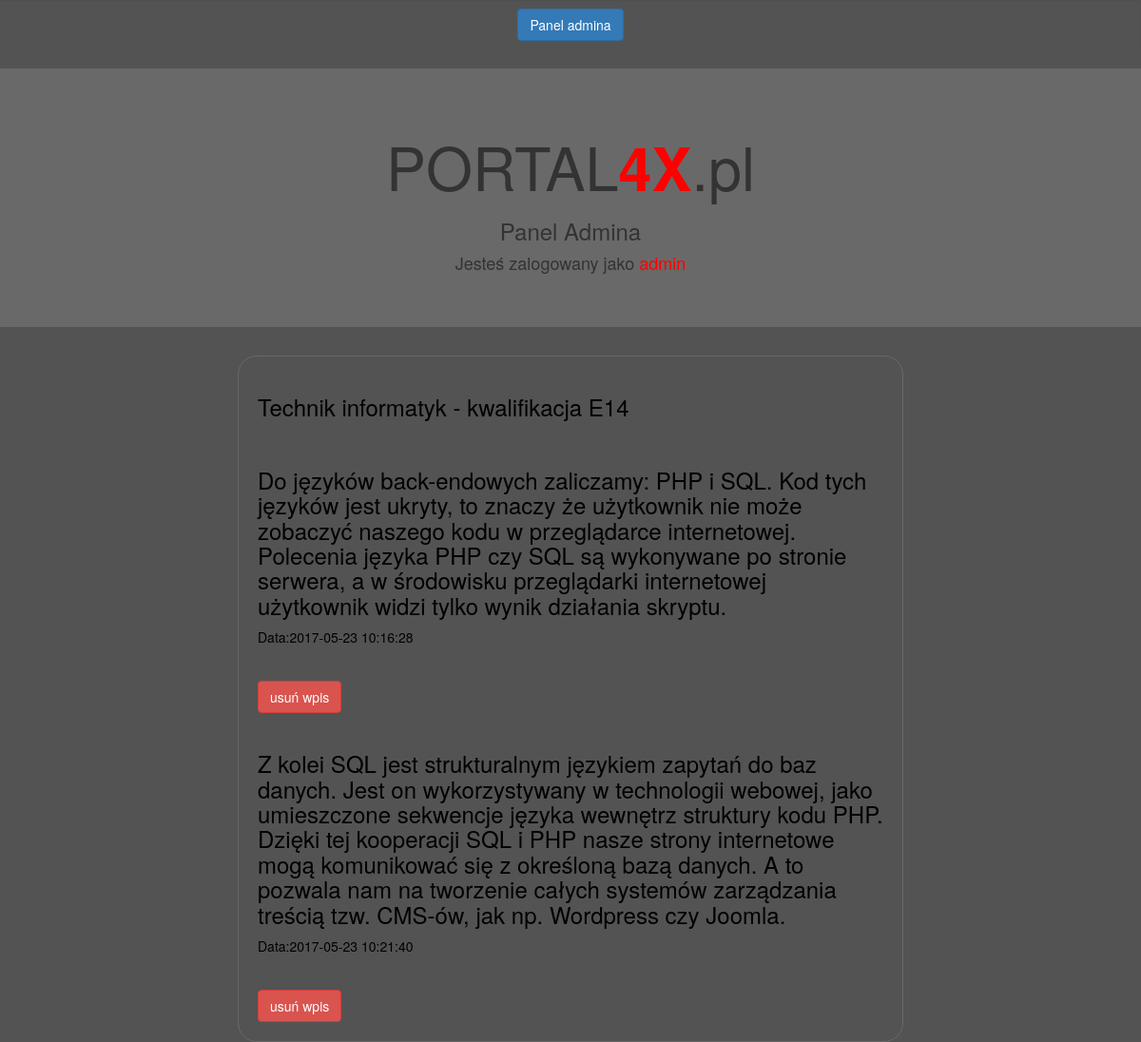
Screenshot of /e14.php (signed in) with the database file from the repository.
### tables this page shows
CREATE TABLE IF NOT EXISTS `e14` (
  `IDwpis` int(11) NOT NULL,
  `Wpis` text NOT NULL,
  `Data` timestamp NOT NULL DEFAULT CURRENT_TIMESTAMP ON UPDATE CURRENT_TIMESTAMP
);

### e14.php (the view, shortened to what this page needs)
<!DOCTYPE HTML>
<html lang="pl">
<head>
<link rel="stylesheet" href="https://maxcdn.bootstrapcdn.com/bootstrap/3.3.7/css/bootstrap.min.css">
	<link rel="stylesheet" href="style_MY.css" type="text/css"/>
</head>
<body>
	<div class="well well-sm">
		<div class="btn-group">
			<a href="admin.php" class="btn btn-primary">Panel admina</a>
		</div>
	</div>
	<div class="jumbotron">
		<h1 align="center"> PORTAL<strong style="color:red;">4X</strong>.pl</h1>
		<h3>Panel Admina</h3>
		<?php
			$login = $_SESSION['log'];
			echo "<h4 align=center>Jesteś zalogowany jako <span style='color:red;'>$login</span></h4>"
			?>
	</div>
	<div class="col-md-7 center-block" >
		<h3> Technik informatyk - kwalifikacja E14 </h3>
		<?php
			$p = mysqli_connect('localhost', 'root', '');
			mysqli_query($p, "SET CHARSET utf8");
			mysqli_query($p, "SET NAMES 'utf8' COLLATE 'utf8_polish_ci'");
			$zapytanie_e14 = mysqli_query($p, 'SELECT * FROM e14');
			while($r = mysqli_fetch_array($zapytanie_e14))
			{
				echo '<br><h3>'.$r['Wpis'].'</h3><p>Data:'.$r['Data'].'</p>';
				$data = $r['Data'];
				$name_e14 = $r['IDwpis'];
				echo "<form action='e14.php' method='post'>";
				echo "<input type='text' name='$name_e14' value='$data' style='visibility:hidden' /><br>";
				echo "<input type='submit' name='usun_z_e14' value='usuń wpis' class='btn btn-danger' />";
				echo "</form>";
			}
		?>
	</div>
</body>
</html>

### style_MY.css (style rules this page uses)
body { background-color: #535353; }
.center-block { float: none; border: 1px solid silver; padding: 20px; border-radius: 20px; }
.well { text-align: center; background-color: #535353; border: none; }
.col-md-7 { background-color: #535353; color: black; border: 1px solid #696969; }
.jumbotron { background-color: #696969; }
.jumbotron > h3 { text-align: center; }

### rows the page displays
e14: Wpis "Do języków back-endowych zaliczamy: PHP i SQL. Kod tych języków jest ukryty, to znaczy że użytkownik nie może zobaczyć naszego kodu w przeglądarce internetowej. Polecenia języka PHP czy SQL są wykonywane po stronie serwera, a w środowisku przeglądarki internetowej użytkownik widzi tylko wynik działania skryptu.", Data "2017-05-23 10:16:28"
e14: Wpis "Z kolei SQL jest strukturalnym językiem zapytań do baz danych. Jest on wykorzystywany w technologii webowej, jako umieszczone sekwencje języka wewnętrz struktury kodu PHP. Dzięki tej kooperacji SQL i PHP nasze strony internetowe mogą komunikować się z określoną bazą danych. A to pozwala nam na tworzenie całych systemów zarządzania treścią tzw. CMS-ów, jak np. Wordpress czy Joomla.", Data "2017-05-23 10:21:40"

### other values shown
$login "admin"
